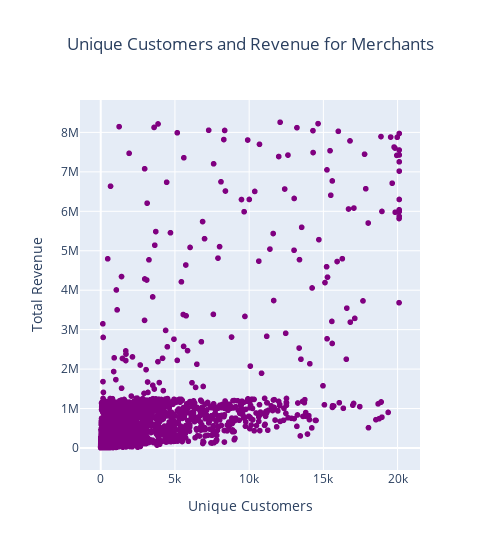

Notebook code for this chart:
### Code cell
fig = px.scatter(dff, y = 'Total Revenue', x = 'Unique Customers',  hover_data=['merchant_abn'], color_discrete_sequence=['purple'], width = 500, height = 550, title='Unique Customers and Revenue for Merchants')
fig.update_layout(title_x = 0.5)
fig.show()

### Figure 1 — Plotly figure (JSON) as saved in the notebook; plotly's stock layout.template omitted (floating-point values rounded to 4 significant figures; data arrays with more than 128 entries replaced by an {"elided": "..."} marker saying what was removed)
{"data": [{"customdata": {"elided": "4026x1 str values"}, "hovertemplate": "Unique Customers=%{x}<br>Total Revenue=%{y}<br>merchant_abn=%{customdata[0]}<extra></extra>", "legendgroup": "", "marker": {"color": "purple", "symbol": "circle"}, "mode": "markers", "name": "", "showlegend": false, "type": "scattergl", "x": {"elided": "4026 int values"}, "xaxis": "x", "y": {"elided": "4026 float values"}, "yaxis": "y"}], "layout": {"height": 550, "legend": {"tracegroupgap": 0}, "title": {"text": "Unique Customers and Revenue for Merchants", "x": 0.5}, "width": 500, "xaxis": {"anchor": "y", "domain": [0, 1], "title": {"text": "Unique Customers"}}, "yaxis": {"anchor": "x", "domain": [0, 1], "title": {"text": "Total Revenue"}}}}
